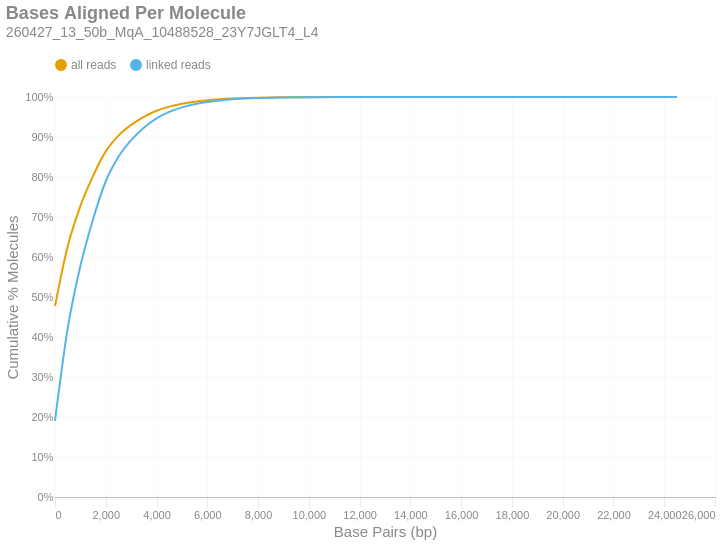

Notebook source saved alongside this figure:
### Markdown cell above
### Bases Aligned Per Molecule
This is a cumulative frequency distribution showing the number of base pairs aligned per unique molecule. These data are shown in 500 bp bins. There are two distributions: one with `all reads` (yellow) and another with only `linked reads` (blue). The percent of molecules in the `linked reads` distribution is relative to the total number of linked molecules.

### Code cell
if SKIPLR:
    print_html(f"Skipped")
else:
    binned_df = consolidated_hist(valids['aligned_bp'], mask, 500, True)
    with SafeRender(binned_df):
        (
            density_plot(binned_df, 'Bases Aligned Per Molecule', samplename, 'basesper')
            .encode(
                x=alt.X('bin:Q', title="Base Pairs (bp)").axis(tickMinStep=500).scale(padding=0),
                y=alt.Y('value:Q', title='Cumulative % Molecules')
                    .axis(format='%')
                    .scale(domain = [0,1])
                    .stack(False),
                color=alt.Color("key:N").scale(domain = ["all reads", "linked reads"]),
                tooltip = [
                    alt.Tooltip("key:N", title = "Data Type"),
                    alt.Tooltip("range_label:N", title="Bases Aligned Per Molecule"),
                    alt.Tooltip("value:Q", format = ".2%", title="% Molecules (Cum.)")
                ]
            )
        ).display()

### Figure 1 — Vega-Lite specification as saved in the notebook (floating-point values rounded to 4 significant figures)
{"width": "container", "height": 400, "config": {"title": {"anchor": "start", "dy": -15, "fontSize": 18, "color": "#888888", "subtitleColor": "#888888", "subtitleFontSize": 14}, "arc": {"fill": "#0072B2"}, "axis": {"domainColor": "#888888", "domainWidth": 0.5, "gridWidth": 0.2, "grid": false, "titleFontWeight": 400, "titleFontSize": 15, "labelFontSize": 11, "labelColor": "#888888", "tickColor": "#888888", "tickWidth": 0.2, "titleColor": "#888888"}, "axisBand": {"grid": false}, "axisX": {"grid": true, "tickSize": 10, "domainCap": "round"}, "axisY": {"domain": false, "grid": true, "tickSize": 0, "domainCap": "round"}, "background": "transparent", "header": {"labelFontSize": 15, "labelColor": "#888888", "titleFontSize": 15, "titleFontWeight": 600, "titleColor": "#888888"}, "legend": {"labelFont": "sans-serif", "labelFontSize": 12, "labelColor": "#888888", "symbolSize": 100, "symbolType": "circle", "titleFontSize": 12, "titlePadding": 10, "titleColor": "#888888", "title": null, "orient": "top"}, "range": {"category": ["#E69F00", "#56B4E9", "#009E73", "#F0E442", "#0072B2", "#D55E00", "#CC79A7", "#000000"], "diverging": ["#cfe8f3", "#a2d4ec", "#73bfe2", "#46abdb", "#1696d2", "#12719e"]}, "area": {"fill": "#0072B2", "fillOpacity": 0.7, "line": true, "strokeOpacity": 0.7}, "line": {"color": "#0072B2", "stroke": "#0072B2", "strokeWidth": 2}, "trail": {"color": "#0072B2", "stroke": "#0072B2", "strokeWidth": 0, "size": 1}, "point": {"filled": true, "fillOpacity": 1.0, "size": 95}, "text": {"color": "#888888", "fontSize": 11, "align": "right", "fontWeight": 400, "size": 11}, "bar": {"fill": "#0072B2", "stroke": null}, "view": {"stroke": null, "continuousWidth": 660, "continuousHeight": 400}}, "data": {"name": "data-bd7844cdb89827bcf5f46f1a987fc854"}, "mark": {"type": "line", "interpolate": "monotone", "point": {"opacity": 0, "size": 275}}, "encoding": {"color": {"field": "key", "scale": {"domain": ["all reads", "linked reads"]}, "type": "nominal"}, "tooltip": [{"field": "key", "title": "Data Type", "type": "nominal"}, {"field": "range_label", "title": "Bases Aligned Per Molecule", "type": "nominal"}, {"field": "value", "format": ".2%", "title": "% Molecules (Cum.)", "type": "quantitative"}], "x": {"axis": {"tickMinStep": 500}, "field": "bin", "scale": {"padding": 0}, "title": "Base Pairs (bp)", "type": "quantitative"}, "y": {"axis": {"format": "%"}, "field": "value", "scale": {"domain": [0, 1]}, "stack": false, "title": "Cumulative % Molecules", "type": "quantitative"}}, "params": [{"name": "param_c36ac31b6afebe62", "select": {"type": "point", "fields": ["key"]}, "bind": "legend"}], "title": {"text": "Bases Aligned Per Molecule", "subtitle": "260427_13_50b_MqA_10488528_23Y7JGLT4_L4"}, "transform": [{"fold": ["all reads (cumsum)", "linked reads (cumsum)"]}, {"calculate": "replace(datum.key, ' (cumsum)', '')", "as": "key"}, {"filter": {"param": "param_c36ac31b6afebe62"}}], "usermeta": {"embedOptions": {"downloadFileName": "260427_13_50b_MqA_10488528_23Y7JGLT4_L4.basesper"}}, "$schema": "https://vega.github.io/schema/vega-lite/v6.4.1.json", "datasets": {"data-bd7844cdb89827bcf5f46f1a987fc854": [{"bin": "0.0", "interval": "0.0-500.0", "all reads": 0.4771, "linked reads": 0.1905, "all reads (cumsum)": 0.4771, "linked reads (cumsum)": 0.1905, "range_label": "0-499"}, {"bin": "500.0", "interval": "500.0-1000.0", "all reads": 0.1496, "linked reads": 0.2311, "all reads (cumsum)": 0.6266, "linked reads (cumsum)": 0.4216, "range_label": "500-999"}, {"bin": "1000.0", "interval": "1000.0-1500.0", "all reads": 0.1006, "linked reads": 0.1559, "all reads (cumsum)": 0.7273, "linked reads (cumsum)": 0.5775, "range_label": "1000-1499"}, {"bin": "1500.0", "interval": "1500.0-2000.0", "all reads": 0.07558, "linked reads": 0.1171, "all reads (cumsum)": 0.8029, "linked reads (cumsum)": 0.6946, "range_label": "1500-1999"}, {"bin": "2000.0", "interval": "2000.0-2500.0", "all reads": 0.0612, "linked reads": 0.09481, "all reads (cumsum)": 0.8641, "linked reads (cumsum)": 0.7894, "range_label": "2000-2499"}, {"bin": "2500.0", "interval": "2500.0-3000.0", "all reads": 0.03945, "linked reads": 0.06112, "all reads (cumsum)": 0.9035, "linked reads (cumsum)": 0.8505, "range_label": "2500-2999"}, {"bin": "3000.0", "interval": "3000.0-3500.0", "all reads": 0.02679, "linked reads": 0.0415, "all reads (cumsum)": 0.9303, "linked reads (cumsum)": 0.892, "range_label": "3000-3499"}, {"bin": "3500.0", "interval": "3500.0-4000.0", "all reads": 0.02022, "linked reads": 0.03133, "all reads (cumsum)": 0.9505, "linked reads (cumsum)": 0.9233, "range_label": "3500-3999"}, {"bin": "4000.0", "interval": "4000.0-4500.0", "all reads": 0.01512, "linked reads": 0.02342, "all reads (cumsum)": 0.9656, "linked reads (cumsum)": 0.9467, "range_label": "4000-4499"}, {"bin": "4500.0", "interval": "4500.0-5000.0", "all reads": 0.01039, "linked reads": 0.0161, "all reads (cumsum)": 0.976, "linked reads (cumsum)": 0.9628, "range_label": "4500-4999"}, {"bin": "5000.0", "interval": "5000.0-5500.0", "all reads": 0.007257, "linked reads": 0.01124, "all reads (cumsum)": 0.9833, "linked reads (cumsum)": 0.9741, "range_label": "5000-5499"}, {"bin": "5500.0", "interval": "5500.0-6000.0", "all reads": 0.005092, "linked reads": 0.007889, "all reads (cumsum)": 0.9884, "linked reads (cumsum)": 0.982, "range_label": "5500-5999"}, {"bin": "6000.0", "interval": "6000.0-6500.0", "all reads": 0.003591, "linked reads": 0.005563, "all reads (cumsum)": 0.992, "linked reads (cumsum)": 0.9875, "range_label": "6000-6499"}, {"bin": "6500.0", "interval": "6500.0-7000.0", "all reads": 0.002493, "linked reads": 0.003862, "all reads (cumsum)": 0.9944, "linked reads (cumsum)": 0.9914, "range_label": "6500-6999"}, {"bin": "7000.0", "interval": "7000.0-7500.0", "all reads": 0.001738, "linked reads": 0.002692, "all reads (cumsum)": 0.9962, "linked reads (cumsum)": 0.9941, "range_label": "7000-7499"}, {"bin": "7500.0", "interval": "7500.0-8000.0", "all reads": 0.001206, "linked reads": 0.001869, "all reads (cumsum)": 0.9974, "linked reads (cumsum)": 0.996, "range_label": "7500-7999"}, {"bin": "8000.0", "interval": "8000.0-8500.0", "all reads": 0.0008287, "linked reads": 0.001284, "all reads (cumsum)": 0.9982, "linked reads (cumsum)": 0.9972, "range_label": "8000-8499"}, {"bin": "8500.0", "interval": "8500.0-9000.0", "all reads": 0.0005663, "linked reads": 0.0008774, "all reads (cumsum)": 0.9988, "linked reads (cumsum)": 0.9981, "range_label": "8500-8999"}, {"bin": "9000.0", "interval": "9000.0-9500.0", "all reads": 0.000382, "linked reads": 0.0005918, "all reads (cumsum)": 0.9992, "linked reads (cumsum)": 0.9987, "range_label": "9000-9499"}, {"bin": "9500.0", "interval": "9500.0-10000.0", "all reads": 0.0002651, "linked reads": 0.0004107, "all reads (cumsum)": 0.9994, "linked reads (cumsum)": 0.9991, "range_label": "9500-9999"}, {"bin": "10000.0", "interval": "10000.0-10500.0", "all reads": 0.0001806, "linked reads": 0.0002798, "all reads (cumsum)": 0.9996, "linked reads (cumsum)": 0.9994, "range_label": "10000-10499"}, {"bin": "10500.0", "interval": "10500.0-11000.0", "all reads": 0.0001244, "linked reads": 0.0001927, "all reads (cumsum)": 0.9997, "linked reads (cumsum)": 0.9996, "range_label": "10500-10999"}, {"bin": "11000.0", "interval": "11000.0-11500.0", "all reads": 8.329e-05, "linked reads": 0.000129, "all reads (cumsum)": 0.9998, "linked reads (cumsum)": 0.9997, "range_label": "11000-11499"}, {"bin": "11500.0", "interval": "11500.0-12000.0", "all reads": 5.816e-05, "linked reads": 9.01e-05, "all reads (cumsum)": 0.9999, "linked reads (cumsum)": 0.9998, "range_label": "11500-11999"}, {"bin": "12000.0", "interval": "12000.0-12500.0", "all reads": 3.922e-05, "linked reads": 6.076e-05, "all reads (cumsum)": 0.9999, "linked reads (cumsum)": 0.9999, "range_label": "12000-12499"}, {"bin": "12500.0", "interval": "12500.0-13000.0", "all reads": 2.589e-05, "linked reads": 4.012e-05, "all reads (cumsum)": 0.9999, "linked reads (cumsum)": 0.9999, "range_label": "12500-12999"}, {"bin": "13000.0", "interval": "13000.0-13500.0", "all reads": 1.75e-05, "linked reads": 2.712e-05, "all reads (cumsum)": 1.0, "linked reads (cumsum)": 0.9999, "range_label": "13000-13499"}, {"bin": "13500.0", "interval": "13500.0-14000.0", "all reads": 1.151e-05, "linked reads": 1.784e-05, "all reads (cumsum)": 1.0, "linked reads (cumsum)": 1.0, "range_label": "13500-13999"}, {"bin": "14000.0", "interval": "14000.0-14500.0", "all reads": 8.35e-06, "linked reads": 1.294e-05, "all reads (cumsum)": 1.0, "linked reads (cumsum)": 1.0, "range_label": "14000-14499"}, {"bin": "14500.0", "interval": "14500.0-15000.0", "all reads": 5.609e-06, "linked reads": 8.69e-06, "all reads (cumsum)": 1.0, "linked reads (cumsum)": 1.0, "range_label": "14500-14999"}, {"bin": "15000.0", "interval": "15000.0-15500.0", "all reads": 2.868e-06, "linked reads": 4.443e-06, "all reads (cumsum)": 1.0, "linked reads (cumsum)": 1.0, "range_label": "15000-15499"}, {"bin": "15500.0", "interval": "15500.0-16000.0", "all reads": 2.783e-06, "linked reads": 4.312e-06, "all reads (cumsum)": 1.0, "linked reads (cumsum)": 1.0, "range_label": "15500-15999"}, {"bin": "16000.0", "interval": "16000.0-16500.0", "all reads": 1.35e-06, "linked reads": 2.091e-06, "all reads (cumsum)": 1.0, "linked reads (cumsum)": 1.0, "range_label": "16000-16499"}, {"bin": "16500.0", "interval": "16500.0-17000.0", "all reads": 1.181e-06, "linked reads": 1.829e-06, "all reads (cumsum)": 1.0, "linked reads (cumsum)": 1.0, "range_label": "16500-16999"}, {"bin": "17000.0", "interval": "17000.0-17500.0", "all reads": 7.591e-07, "linked reads": 1.176e-06, "all reads (cumsum)": 1.0, "linked reads (cumsum)": 1.0, "range_label": "17000-17499"}, {"bin": "17500.0", "interval": "17500.0-18000.0", "all reads": 5.482e-07, "linked reads": 8.494e-07, "all reads (cumsum)": 1.0, "linked reads (cumsum)": 1.0, "range_label": "17500-17999"}, {"bin": "18000.0", "interval": "18000.0-18500.0", "all reads": 3.374e-07, "linked reads": 5.227e-07, "all reads (cumsum)": 1.0, "linked reads (cumsum)": 1.0, "range_label": "18000-18499"}, {"bin": "18500.0", "interval": "18500.0-19000.0", "all reads": 2.53e-07, "linked reads": 3.92e-07, "all reads (cumsum)": 1.0, "linked reads (cumsum)": 1.0, "range_label": "18500-18999"}, {"bin": "19000.0", "interval": "19000.0-19500.0", "all reads": 1.687e-07, "linked reads": 2.614e-07, "all reads (cumsum)": 1.0, "linked reads (cumsum)": 1.0, "range_label": "19000-19499"}, {"bin": "19500.0", "interval": "19500.0-20000.0", "all reads": 8.435e-08, "linked reads": 1.307e-07, "all reads (cumsum)": 1.0, "linked reads (cumsum)": 1.0, "range_label": "19500-19999"}, {"bin": "20000.0", "interval": "20000.0-20500.0", "all reads": 4.217e-08, "linked reads": 6.534e-08, "all reads (cumsum)": 1.0, "linked reads (cumsum)": 1.0, "range_label": "20000-20499"}, {"bin": "20500.0", "interval": "20500.0-21000.0", "all reads": 1.265e-07, "linked reads": 1.96e-07, "all reads (cumsum)": 1.0, "linked reads (cumsum)": 1.0, "range_label": "20500-20999"}, {"bin": "21000.0", "interval": "21000.0-21500.0", "all reads": 0.0, "linked reads": 0.0, "all reads (cumsum)": 1.0, "linked reads (cumsum)": 1.0, "range_label": "21000-21499"}, {"bin": "21500.0", "interval": "21500.0-22000.0", "all reads": 0.0, "linked reads": 0.0, "all reads (cumsum)": 1.0, "linked reads (cumsum)": 1.0, "range_label": "21500-21999"}, {"bin": "22000.0", "interval": "22000.0-22500.0", "all reads": 4.217e-08, "linked reads": 6.534e-08, "all reads (cumsum)": 1.0, "linked reads (cumsum)": 1.0, "range_label": "22000-22499"}, {"bin": "22500.0", "interval": "22500.0-23000.0", "all reads": 0.0, "linked reads": 0.0, "all reads (cumsum)": 1.0, "linked reads (cumsum)": 1.0, "range_label": "22500-22999"}, {"bin": "23000.0", "interval": "23000.0-23500.0", "all reads": 0.0, "linked reads": 0.0, "all reads (cumsum)": 1.0, "linked reads (cumsum)": 1.0, "range_label": "23000-23499"}, {"bin": "23500.0", "interval": "23500.0-24000.0", "all reads": 0.0, "linked reads": 0.0, "all reads (cumsum)": 1.0, "linked reads (cumsum)": 1.0, "range_label": "23500-23999"}, {"bin": "24000.0", "interval": "24000.0-24500.0", "all reads": 0.0, "linked reads": 0.0, "all reads (cumsum)": 1.0, "linked reads (cumsum)": 1.0, "range_label": "24000-24499"}, {"bin": "24500.0", "interval": "24500.0-25000.0", "all reads": 1.265e-07, "linked reads": 1.96e-07, "all reads (cumsum)": 1.0, "linked reads (cumsum)": 1.0, "range_label": "24500-24999"}]}}
